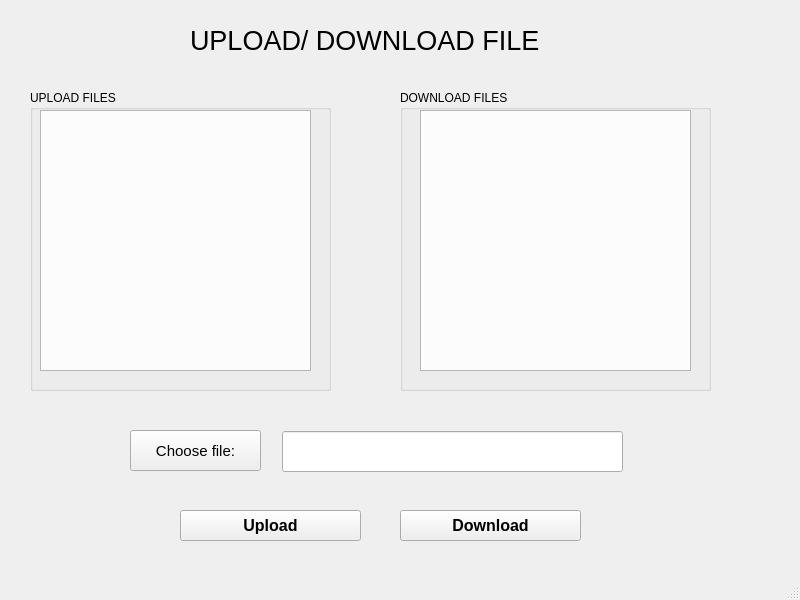
<?xml version="1.0" encoding="UTF-8"?>
<ui version="4.0">
 <class>MainWindow</class>
 <widget class="QMainWindow" name="MainWindow">
  <property name="geometry">
   <rect>
    <x>0</x>
    <y>0</y>
    <width>800</width>
    <height>600</height>
   </rect>
  </property>
  <property name="windowTitle">
   <string>MainWindow</string>
  </property>
  <widget class="QWidget" name="centralwidget">
   <widget class="QLabel" name="label">
    <property name="geometry">
     <rect>
      <x>190</x>
      <y>-80</y>
      <width>491</width>
      <height>241</height>
     </rect>
    </property>
    <property name="font">
     <font>
      <pointsize>20</pointsize>
      <weight>50</weight>
      <bold>false</bold>
     </font>
    </property>
    <property name="text">
     <string>UPLOAD/ DOWNLOAD FILE</string>
    </property>
   </widget>
   <widget class="QPushButton" name="chooseFileButton">
    <property name="geometry">
     <rect>
      <x>130</x>
      <y>430</y>
      <width>131</width>
      <height>41</height>
     </rect>
    </property>
    <property name="font">
     <font>
      <pointsize>11</pointsize>
     </font>
    </property>
    <property name="text">
     <string>Choose file:</string>
    </property>
   </widget>
   <widget class="QPushButton" name="downloadButton">
    <property name="geometry">
     <rect>
      <x>400</x>
      <y>510</y>
      <width>181</width>
      <height>31</height>
     </rect>
    </property>
    <property name="font">
     <font>
      <pointsize>12</pointsize>
      <weight>75</weight>
      <bold>true</bold>
     </font>
    </property>
    <property name="text">
     <string>Download</string>
    </property>
   </widget>
   <widget class="QPushButton" name="uploadButton">
    <property name="geometry">
     <rect>
      <x>180</x>
      <y>510</y>
      <width>181</width>
      <height>31</height>
     </rect>
    </property>
    <property name="font">
     <font>
      <pointsize>12</pointsize>
      <weight>75</weight>
      <bold>true</bold>
     </font>
    </property>
    <property name="text">
     <string>Upload</string>
    </property>
   </widget>
   <widget class="QListView" name="listView">
    <property name="geometry">
     <rect>
      <x>40</x>
      <y>110</y>
      <width>271</width>
      <height>261</height>
     </rect>
    </property>
   </widget>
   <widget class="QListView" name="listView_2">
    <property name="geometry">
     <rect>
      <x>420</x>
      <y>110</y>
      <width>271</width>
      <height>261</height>
     </rect>
    </property>
   </widget>
   <widget class="QGroupBox" name="groupBox">
    <property name="geometry">
     <rect>
      <x>30</x>
      <y>90</y>
      <width>301</width>
      <height>301</height>
     </rect>
    </property>
    <property name="font">
     <font>
      <pointsize>9</pointsize>
     </font>
    </property>
    <property name="title">
     <string>UPLOAD FILES</string>
    </property>
    <widget class="QGroupBox" name="groupBox_2">
     <property name="geometry">
      <rect>
       <x>360</x>
       <y>10</y>
       <width>301</width>
       <height>301</height>
      </rect>
     </property>
     <property name="title">
      <string>UPLOAD FILES</string>
     </property>
    </widget>
   </widget>
   <widget class="QGroupBox" name="groupBox_3">
    <property name="geometry">
     <rect>
      <x>400</x>
      <y>90</y>
      <width>311</width>
      <height>301</height>
     </rect>
    </property>
    <property name="font">
     <font>
      <pointsize>9</pointsize>
     </font>
    </property>
    <property name="title">
     <string>DOWNLOAD FILES</string>
    </property>
   </widget>
   <widget class="QLineEdit" name="fileName">
    <property name="geometry">
     <rect>
      <x>282</x>
      <y>431</y>
      <width>341</width>
      <height>41</height>
     </rect>
    </property>
    <property name="font">
     <font>
      <pointsize>11</pointsize>
     </font>
    </property>
    <property name="text">
     <string/>
    </property>
   </widget>
  </widget>
  <widget class="QMenuBar" name="menubar">
   <property name="geometry">
    <rect>
     <x>0</x>
     <y>0</y>
     <width>800</width>
     <height>26</height>
    </rect>
   </property>
  </widget>
  <widget class="QStatusBar" name="statusbar"/>
 </widget>
 <resources/>
 <connections/>
</ui>
